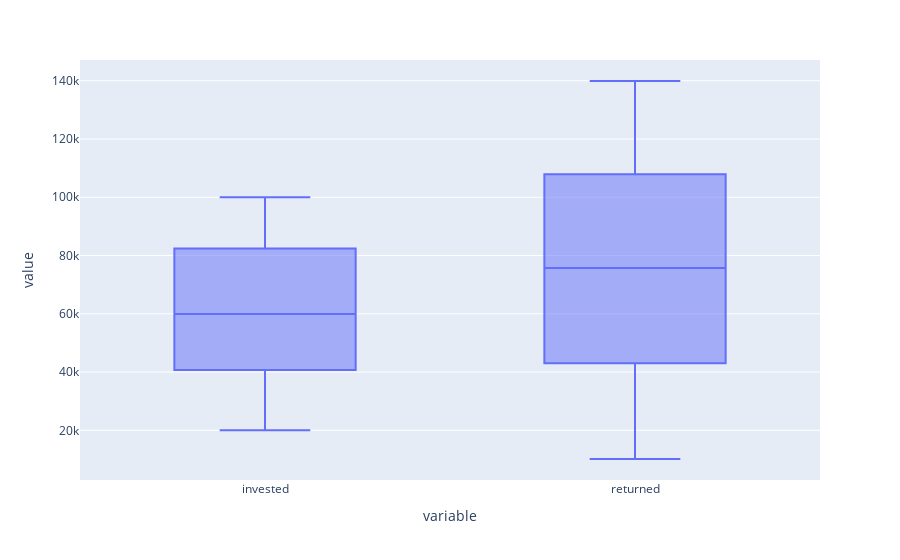

The notebook cell saved with this chart:
### Code cell
px.box(df, y=['invested', 'returned'])
# visualizando a distribuição dos valores investidos e retornados

### Figure 1 — Plotly figure (JSON) as saved in the notebook; plotly's stock layout.template omitted (floating-point values rounded to 4 significant figures; data arrays with more than 128 entries replaced by an {"elided": "..."} marker saying what was removed)
{"data": [{"alignmentgroup": "True", "hovertemplate": "variable=%{x}<br>value=%{y}<extra></extra>", "legendgroup": "", "marker": {"color": "#636efa"}, "name": "", "notched": false, "offsetgroup": "", "orientation": "v", "showlegend": false, "type": "box", "x": {"elided": "1804 str values"}, "x0": " ", "xaxis": "x", "y": {"elided": "1804 int values"}, "y0": " ", "yaxis": "y"}], "layout": {"boxmode": "group", "legend": {"tracegroupgap": 0}, "margin": {"t": 60}, "xaxis": {"anchor": "y", "domain": [0, 1], "title": {"text": "variable"}}, "yaxis": {"anchor": "x", "domain": [0, 1], "title": {"text": "value"}}}}
